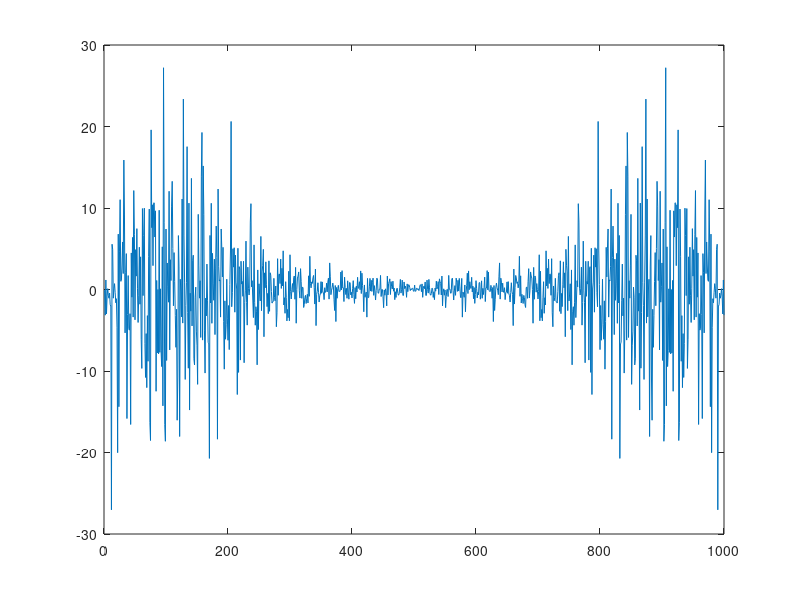

Here is the MATLAB script that generated this plot:
close all;
clear all;
clc
A=dlmread('ECG.txt');
[r c]=size(A);
x=A(:,1);
y=A(:,2);
% for i=1:r
%  plot(x(i),y(i)) 
%  hold on
%  plot(x(1:i),y(1:i))
%  xlabel('Time (M)');
%  ylabel('ECG (MV)');
%  axis([0 10 -1 1.7])
%  pause(0.03)
% end
%  M=max(x);
%  disp(M);
%  tm=1/M;
%  disp(tm);
% % f1=10;
% for i=1:r
%     f(i)=(1/x(i));
% end
% fm=max(f);
% disp(fm);

t=1:1:length(x);
yf=fft(y);
plot(t,yf);
